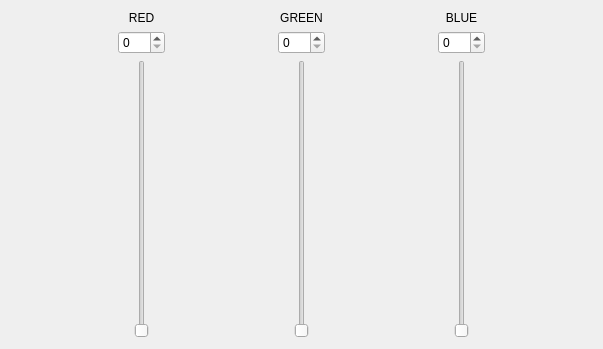
<?xml version="1.0" encoding="UTF-8"?>
<ui version="4.0">
 <class>Form</class>
 <widget class="QWidget" name="Form">
  <property name="geometry">
   <rect>
    <x>0</x>
    <y>0</y>
    <width>603</width>
    <height>349</height>
   </rect>
  </property>
  <property name="sizePolicy">
   <sizepolicy hsizetype="Fixed" vsizetype="Preferred">
    <horstretch>0</horstretch>
    <verstretch>0</verstretch>
   </sizepolicy>
  </property>
  <property name="windowTitle">
   <string>Form</string>
  </property>
  <layout class="QHBoxLayout" name="horizontalLayout">
   <item>
    <layout class="QGridLayout" name="gridLayout">
     <item row="1" column="0">
      <widget class="QSpinBox" name="spinBox">
       <property name="sizePolicy">
        <sizepolicy hsizetype="Maximum" vsizetype="Fixed">
         <horstretch>0</horstretch>
         <verstretch>0</verstretch>
        </sizepolicy>
       </property>
       <property name="maximum">
        <number>255</number>
       </property>
      </widget>
     </item>
     <item row="0" column="0">
      <widget class="QLabel" name="label">
       <property name="text">
        <string>RED</string>
       </property>
       <property name="alignment">
        <set>Qt::AlignCenter</set>
       </property>
      </widget>
     </item>
     <item row="2" column="0">
      <widget class="QSlider" name="verticalSlider">
       <property name="sizePolicy">
        <sizepolicy hsizetype="Preferred" vsizetype="MinimumExpanding">
         <horstretch>0</horstretch>
         <verstretch>0</verstretch>
        </sizepolicy>
       </property>
       <property name="layoutDirection">
        <enum>Qt::LeftToRight</enum>
       </property>
       <property name="maximum">
        <number>255</number>
       </property>
       <property name="orientation">
        <enum>Qt::Vertical</enum>
       </property>
      </widget>
     </item>
    </layout>
   </item>
   <item>
    <layout class="QGridLayout" name="gridLayout_2">
     <item row="2" column="0">
      <widget class="QSlider" name="verticalSlider_2">
       <property name="enabled">
        <bool>true</bool>
       </property>
       <property name="sizePolicy">
        <sizepolicy hsizetype="Preferred" vsizetype="Expanding">
         <horstretch>0</horstretch>
         <verstretch>0</verstretch>
        </sizepolicy>
       </property>
       <property name="maximum">
        <number>255</number>
       </property>
       <property name="orientation">
        <enum>Qt::Vertical</enum>
       </property>
      </widget>
     </item>
     <item row="0" column="0">
      <widget class="QLabel" name="label_2">
       <property name="text">
        <string>GREEN</string>
       </property>
       <property name="alignment">
        <set>Qt::AlignCenter</set>
       </property>
      </widget>
     </item>
     <item row="1" column="0">
      <widget class="QSpinBox" name="spinBox_2">
       <property name="sizePolicy">
        <sizepolicy hsizetype="Maximum" vsizetype="Fixed">
         <horstretch>0</horstretch>
         <verstretch>0</verstretch>
        </sizepolicy>
       </property>
       <property name="maximum">
        <number>255</number>
       </property>
      </widget>
     </item>
    </layout>
   </item>
   <item>
    <layout class="QGridLayout" name="gridLayout_3">
     <item row="2" column="0">
      <widget class="QSlider" name="verticalSlider_3">
       <property name="sizePolicy">
        <sizepolicy hsizetype="Preferred" vsizetype="Expanding">
         <horstretch>0</horstretch>
         <verstretch>0</verstretch>
        </sizepolicy>
       </property>
       <property name="focusPolicy">
        <enum>Qt::WheelFocus</enum>
       </property>
       <property name="maximum">
        <number>255</number>
       </property>
       <property name="orientation">
        <enum>Qt::Vertical</enum>
       </property>
      </widget>
     </item>
     <item row="0" column="0">
      <widget class="QLabel" name="label_3">
       <property name="text">
        <string>BLUE</string>
       </property>
       <property name="alignment">
        <set>Qt::AlignCenter</set>
       </property>
      </widget>
     </item>
     <item row="1" column="0">
      <widget class="QSpinBox" name="spinBox_3">
       <property name="sizePolicy">
        <sizepolicy hsizetype="Maximum" vsizetype="Fixed">
         <horstretch>0</horstretch>
         <verstretch>0</verstretch>
        </sizepolicy>
       </property>
       <property name="maximum">
        <number>255</number>
       </property>
      </widget>
     </item>
    </layout>
   </item>
  </layout>
 </widget>
 <resources/>
 <connections>
  <connection>
   <sender>verticalSlider_2</sender>
   <signal>valueChanged(int)</signal>
   <receiver>spinBox_2</receiver>
   <slot>setValue(int)</slot>
   <hints>
    <hint type="sourcelabel">
     <x>283</x>
     <y>86</y>
    </hint>
    <hint type="destinationlabel">
     <x>283</x>
     <y>43</y>
    </hint>
   </hints>
  </connection>
  <connection>
   <sender>verticalSlider_3</sender>
   <signal>valueChanged(int)</signal>
   <receiver>spinBox_3</receiver>
   <slot>setValue(int)</slot>
   <hints>
    <hint type="sourcelabel">
     <x>481</x>
     <y>74</y>
    </hint>
    <hint type="destinationlabel">
     <x>480</x>
     <y>51</y>
    </hint>
   </hints>
  </connection>
  <connection>
   <sender>verticalSlider</sender>
   <signal>valueChanged(int)</signal>
   <receiver>spinBox</receiver>
   <slot>setValue(int)</slot>
   <hints>
    <hint type="sourcelabel">
     <x>100</x>
     <y>80</y>
    </hint>
    <hint type="destinationlabel">
     <x>101</x>
     <y>50</y>
    </hint>
   </hints>
  </connection>
 </connections>
</ui>
